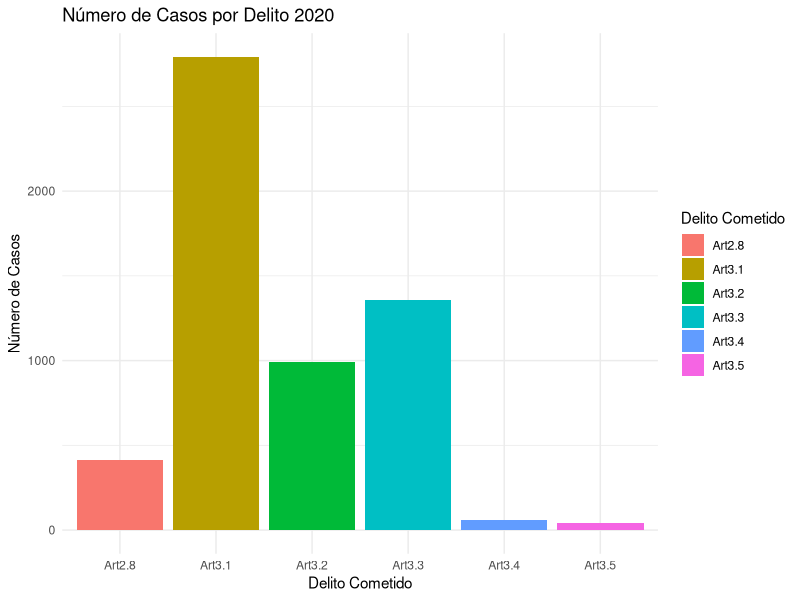
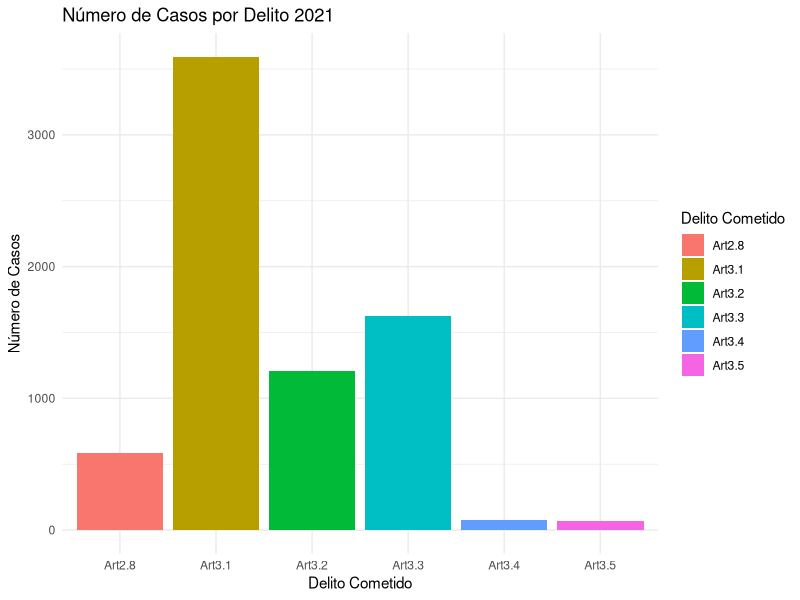
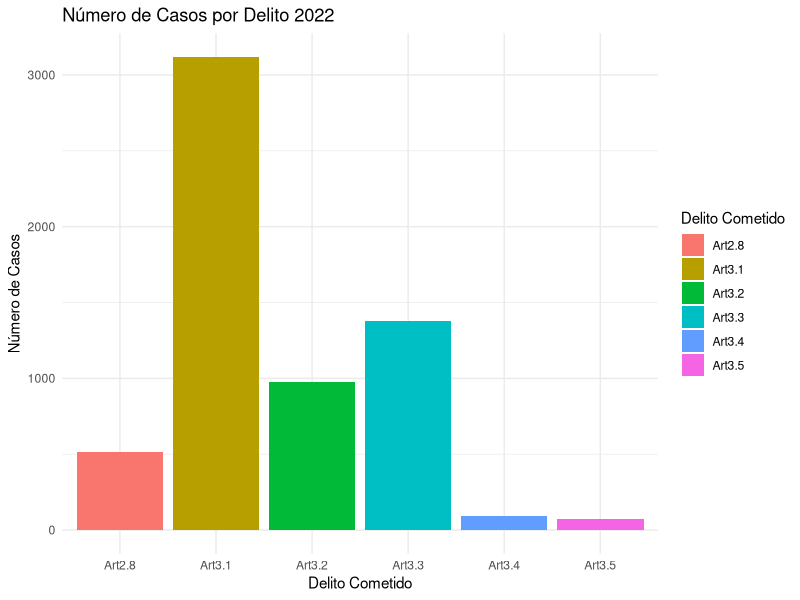
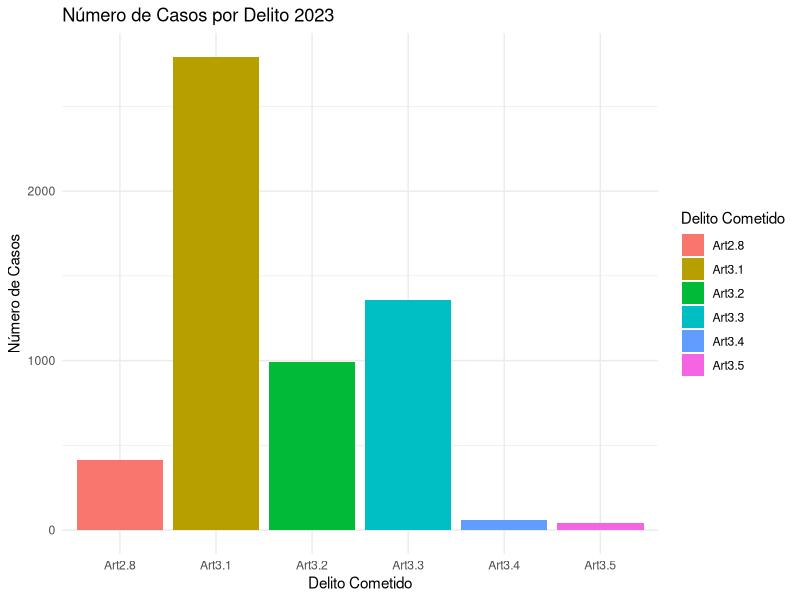
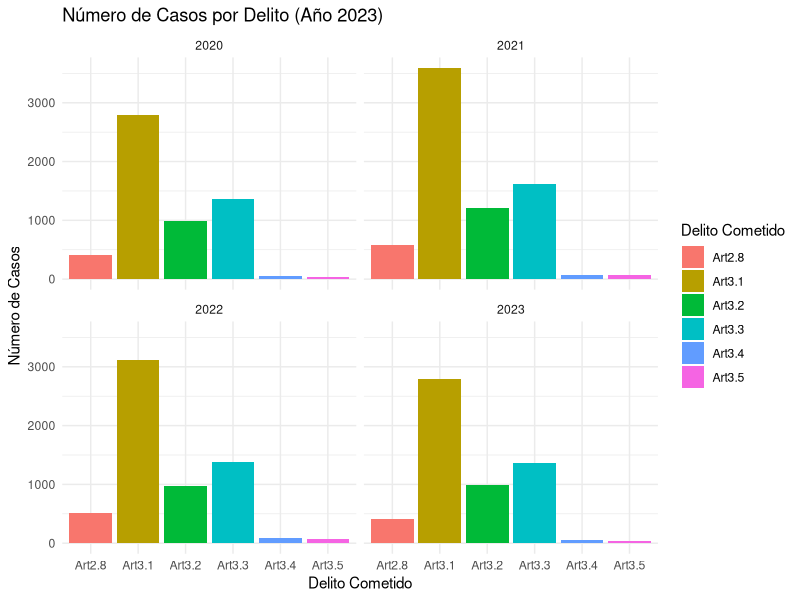
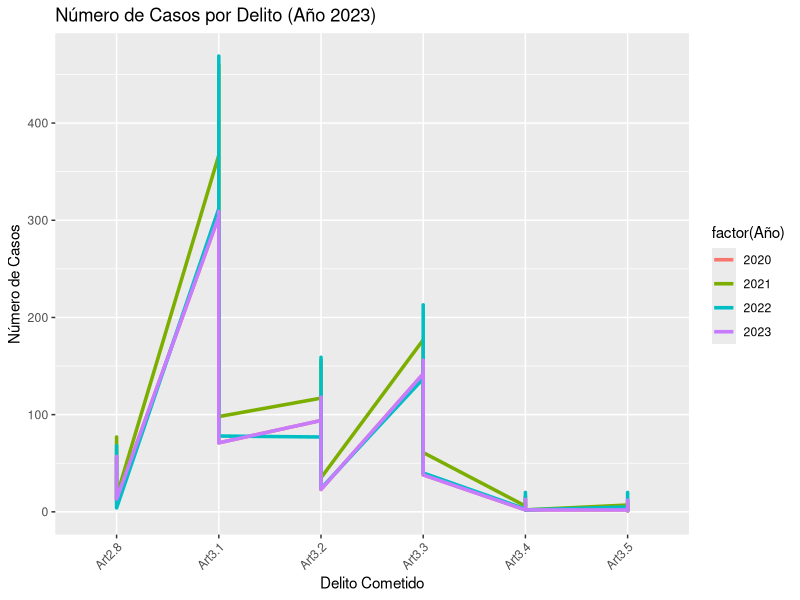
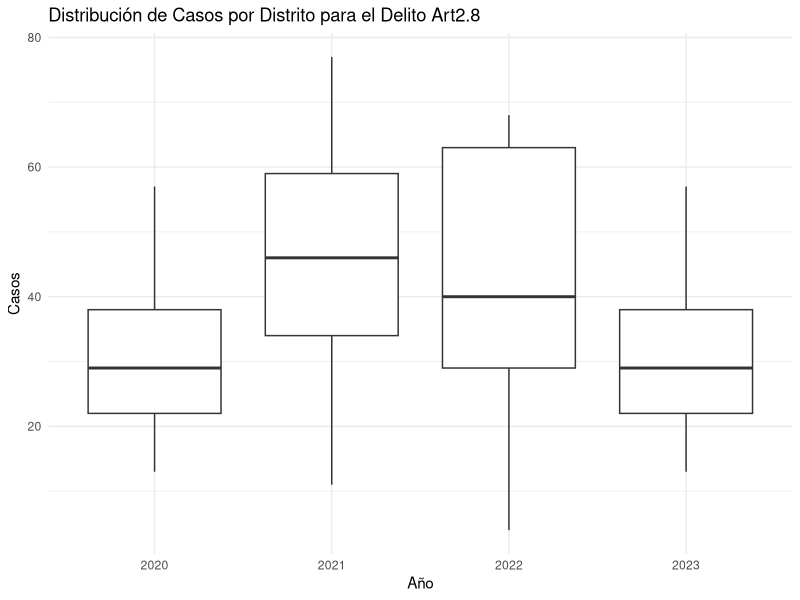
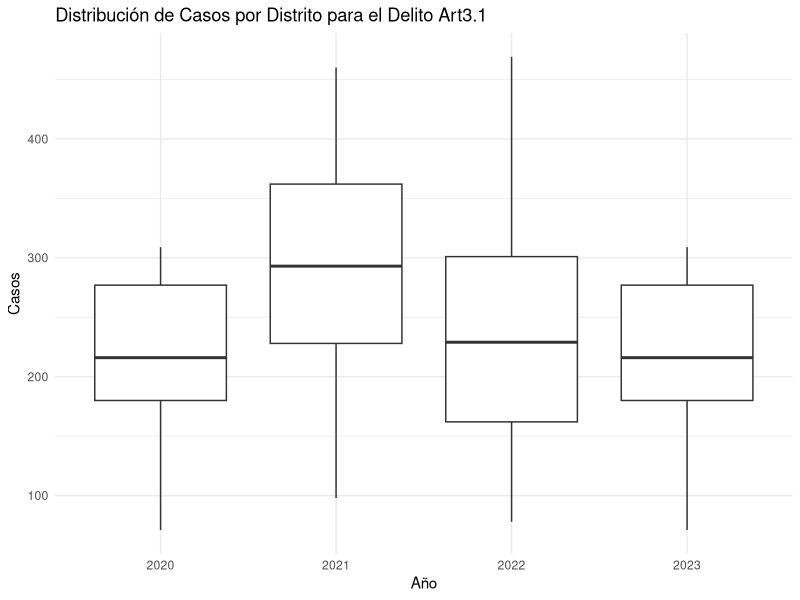

These figures' R source, in order:
## ---- chunk 1
knitr::opts_chunk$set(echo = TRUE)
## ---- chunk 2
library(tidyverse)
library(readxl)
library(zoo)
setwd("~/IEPR/DashboardPARE")
## ---- chunk 3
# funcion para convertir columna con varios tipos de datos a numerico
convert_mixed_columns <- function(data) {
  mixed_columns <- sapply(data, function(col) any(is.character(col) & !is.na(as.numeric(col))))
  mixed_columns_names <- names(mixed_columns)[mixed_columns]
  
  for (col in mixed_columns_names) {
    data[[col]] <- ifelse(data[[col]] == "N/A", NA, as.character(data[[col]]))
    data[[col]] <- as.numeric(data[[col]])
  }
  
  return(data)
}
## ---- chunk 4
# importando delitos del 2020
deli2020 <- read_excel("data/Departamento_de_Justicia/djDelitos2020.xlsx") %>% 
  convert_mixed_columns() %>%
  mutate(Año = "2020") %>% select(-TOTAL) %>%
  pivot_longer(-c(`FISCALIA DISTRITO`, Año), names_to = "Delito", values_to = "Casos") %>%
  filter(!grepl("TOTAL", `FISCALIA DISTRITO`, ignore.case = TRUE))

# importando delitos del 2021
deli2021 <- read_excel("data/Departamento_de_Justicia/djDelitos2021.xlsx") %>%
  convert_mixed_columns() %>%
  mutate(Año = "2021") %>% select(-TOTAL) %>% 
  pivot_longer(-c(`FISCALIA DISTRITO`, Año), names_to = "Delito", values_to = "Casos") %>%
  filter(!grepl("TOTAL", `FISCALIA DISTRITO`, ignore.case = TRUE))

# importando delitos del 2022
deli2022 <- read_excel("data/Departamento_de_Justicia/djDelitos2022.xlsx") %>%
  convert_mixed_columns() %>%
  mutate(Año = "2022") %>% select(-TOTAL) %>%
  pivot_longer(-c(`FISCALIA DISTRITO`, Año), names_to = "Delito", values_to = "Casos") %>%
  filter(!grepl("TOTAL", `FISCALIA DISTRITO`, ignore.case = TRUE))

# importando delitos del 2023
deli2023 <- read_excel("data/Departamento_de_Justicia/djDelitos2020.xlsx") %>%
  convert_mixed_columns() %>%
  mutate(Año = "2023") %>% select(-TOTAL) %>%
  pivot_longer(-c(`FISCALIA DISTRITO`, Año), names_to = "Delito", values_to = "Casos") %>%
  filter(!grepl("TOTAL", `FISCALIA DISTRITO`, ignore.case = TRUE))

deli_long_xtotals <- full_join(deli2020, deli2021) %>% 
  full_join(deli2022) %>%
  full_join(deli2023) %>%
  mutate(Año = factor(Año))
deli_long_xtotals
## ---- chunk 5
limites <- c(0, sum(deli_long_xtotals$Casos, na.rm = TRUE) + 20)

# Obtener los años
año_seleccionado <- unique(deli_long_xtotals$Año)

# Loop para crear y mostrar las gráficas
for (i in seq_along(año_seleccionado)) {
  plot_data <- subset(deli_long_xtotals, Año == año_seleccionado[i])
  
  # Crear la gráfica
  p <- ggplot(subset(deli_long_xtotals, Año == año_seleccionado[i]), aes(x = Delito, y = Casos, fill = Delito)) +
  geom_bar(stat = "identity") +
  labs(title = paste("Número de Casos por Delito", año_seleccionado[i]), x = "Delito Cometido", y = "Número de Casos", fill = "Delito Cometido") +
  #coord_cartesian(ylim = limites) +
  theme_minimal()
  
  # Mostrar la gráfica
  print(p)
}
## ---- chunk 6
ggplot(deli_long_xtotals, aes(x = Delito, y = Casos, fill = Delito)) +
  geom_bar(stat = "identity") +
  labs(title = "Número de Casos por Delito (Año 2023)", x = "Delito Cometido", y = "Número de Casos", fill = "Delito Cometido") +
  facet_wrap(~ Año, scales = "fixed") +
  theme_minimal()
## ---- chunk 7
ggplot(deli_long_xtotals, aes(x = Delito, y = Casos, color = factor(Año), group = Año)) +
  geom_line(size = 1.2) +
  labs(title = "Número de Casos por Delito (Año 2023)", x = "Delito Cometido", y = "Número de Casos", fill = "Año") +
  theme(axis.text.x = element_text(angle = 45, hjust = 1))
## ---- chunk 8
# Obtener los años
delito_seleccionado <- unique(deli_long_xtotals$Delito)

# Loop para crear y mostrar las gráficas
for (i in seq_along(delito_seleccionado)) {
  plot_data <- subset(deli_long_xtotals, Delito == delito_seleccionado[i])
  
  # Crear la gráfica
  p <- ggplot(subset(deli_long_xtotals, Delito == delito_seleccionado[i]), aes(x = factor(Año), y = Casos)) +
  geom_boxplot() +
  labs(title = paste("Distribución de Casos por Distrito para el Delito", delito_seleccionado[i]), x = "Año", y = "Casos") +
  #coord_cartesian(ylim = limites) +
  theme_minimal()
  
  # Mostrar la gráfica
  print(p)
}
## ---- chunk 9
ggplot(deli_long_xtotals, aes(x = factor(Año), y = Casos)) +
  geom_boxplot() +
  labs(title = "Distribución de Casos por Delito", x = "Año", y = "Casos") +
  theme_minimal() +
  facet_wrap(~Delito, scales = "fixed")
## ---- chunk 10
# Obtener los delitos
delito_seleccionado <- unique(deli_long_xtotals$Delito)
año_seleccionado <- unique(deli_long_xtotals$Año)

# Loop para crear y mostrar las gráficas
for (i in seq_along(delito_seleccionado)) {
  plot_data <- subset(deli_long_xtotals, Delito == delito_seleccionado[i])
  
  # Crear la gráfica
  p <- ggplot(subset(deli_long_xtotals, Delito == delito_seleccionado[i]), aes(x = factor(Año), y = Casos)) +
  geom_boxplot() +
  labs(title =  paste("Distribución de Casos por Distrito para el Delito", delito_seleccionado[i]), x = "Año", y = "Casos", color = "FISCALIA DISTRITO") +
  geom_point(aes(color = factor(`FISCALIA DISTRITO`)), position = position_jitter(width = 0.2), size = 2.5) +
  theme_minimal()
  
  # Mostrar la gráfica
  print(p)
}
## ---- chunk 11
# Obtener los delitos
delito_seleccionado <- unique(deli_long_xtotals$Delito)
año_seleccionado <- unique(deli_long_xtotals$Año)

# Loop para crear y mostrar las gráficas
for (i in seq_along(año_seleccionado)) {
  for (j in seq_along(delito_seleccionado)){
    plot_data <- subset(deli_long_xtotals, Delito == delito_seleccionado[j] & Año == año_seleccionado[i])
  
    # Crear la gráfica
    p <- ggplot(subset(deli_long_xtotals, Año == año_seleccionado[i] & Delito == delito_seleccionado[j]), aes(x = `FISCALIA DISTRITO`, y = Casos, fill = `FISCALIA DISTRITO`)) +
  geom_bar(stat = "identity", width = 0.7) +
  labs(title = paste("Distribución de Casos por Distrito Fiscal para", delito_seleccionado[j], "en el", año_seleccionado[i]), x = "Fiscalía Distrito", y = "Casos", fill = "Distrito Fiscal") +
  theme(axis.text.x = element_text(angle = 45, hjust = 1))
  
    # Mostrar la gráfica
    print(p)
  }
}
## ---- chunk 12
ggplot(deli_long_xtotals, aes(x = Año, y = Casos, fill = Delito)) +
  geom_bar(stat = "identity", position = "dodge") +
  labs(title = "Comparación de Numero de Casos por Delito a lo largo de los Años", x = "Año", y = "Casos", fill = "Delito") +
  theme_minimal()
## ---- chunk 13
# modelo de regresion entre año y el delito del articulo 2.8
modelo_regresion_2.8 <- lm(Casos ~ as.factor(Año), data = subset(deli_long_xtotals, Delito == "Art2.8"))
summary(modelo_regresion_2.8)

# modelo de regresion entre año y el delito del articulo 3.1
modelo_regresion_3.1 <- lm(Casos ~ as.factor(Año), data = subset(deli_long_xtotals, Delito == "Art3.1"))
summary(modelo_regresion_3.1)

# modelo de regresion entre año y el delito del articulo 3.2
modelo_regresion_3.2 <- lm(Casos ~ as.factor(Año), data = subset(deli_long_xtotals, Delito == "Art3.2"))
summary(modelo_regresion_3.2)

# modelo de regresion entre año y el delito del articulo 3.3
modelo_regresion_3.3 <- lm(Casos ~ as.factor(Año), data = subset(deli_long_xtotals, Delito == "Art3.3"))
summary(modelo_regresion_3.3)

# modelo de regresion entre año y el delito del articulo 3.4
modelo_regresion_3.4 <- lm(Casos ~ as.factor(Año), data = subset(deli_long_xtotals, Delito == "Art3.4"))
summary(modelo_regresion_3.4)

# modelo de regresion entre año y el delito del articulo 3.5
modelo_regresion_3.5 <- lm(Casos ~ as.factor(Año), data = subset(deli_long_xtotals, Delito == "Art3.5"))
summary(modelo_regresion_3.5)

# modelo de regresion entre año y el delito del articulo 3.5
modelo_regresion_todos_arts <- lm(Casos ~ as.factor(Año), data = deli_long_xtotals)
summary(modelo_regresion_todos_arts)
## ---- chunk 14
casosMapa <- read_excel("data/Departamento_de_Justicia/djCasosMapa.xlsx") %>% 
  convert_mixed_columns()
  
convicMuni <- read_excel("data/Departamento_de_Justicia/djConvicMuni.xlsx") %>% 
  convert_mixed_columns()

convic_df <- full_join(casosMapa, convicMuni)
convic_df
## ---- chunk 15

## ---- chunk 16

## ---- chunk 17

## ---- chunk 18

## ---- chunk 19

## ---- chunk 20

## ---- chunk 21

## ---- chunk 22

## ---- chunk 23

## ---- chunk 24

## ---- chunk 25

## ---- chunk 26

## ---- chunk 27

## ---- chunk 28

